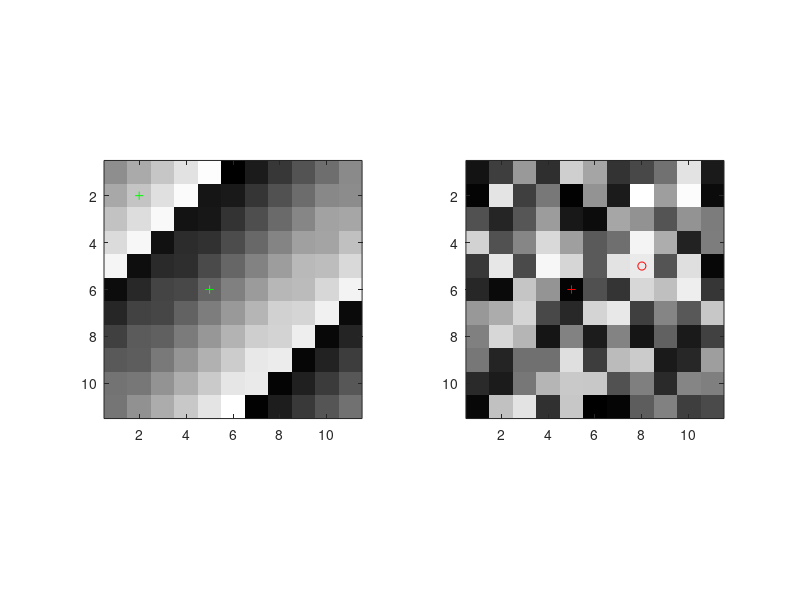

Reproduce this figure in MATLAB.
figure('colormap',gray(256))

subplot(1,2,1)
a = magic(11);
image(a,'cdatamapping','scaled','tag','left')
set(gca,'tag','leftAxis')
axis square
line('xdata',5,'ydata',6,'linestyle','none',...
        'marker','+','markerEdgeColor','green')
%set(gca,'clim',[low,high],'tag','moviaxis','userdata',Mini)
b = rand(11);
subplot(1,2,2)
image(b,'cdatamapping','scaled','tag','left')
set(gca,'tag','rightAxis')
axis square
line('xdata',5,'ydata',6,'linestyle','none',...
        'marker','+','markerEdgeColor','red')
axes(findobj('tag','leftAxis'))
line('xdata',2,'ydata',2,'linestyle','none',...
        'marker','+','markerEdgeColor','green')
axes(findobj('tag','rightAxis'))
line('xdata',8,'ydata',5,'linestyle','none',...
        'marker','o','markerEdgeColor','red')